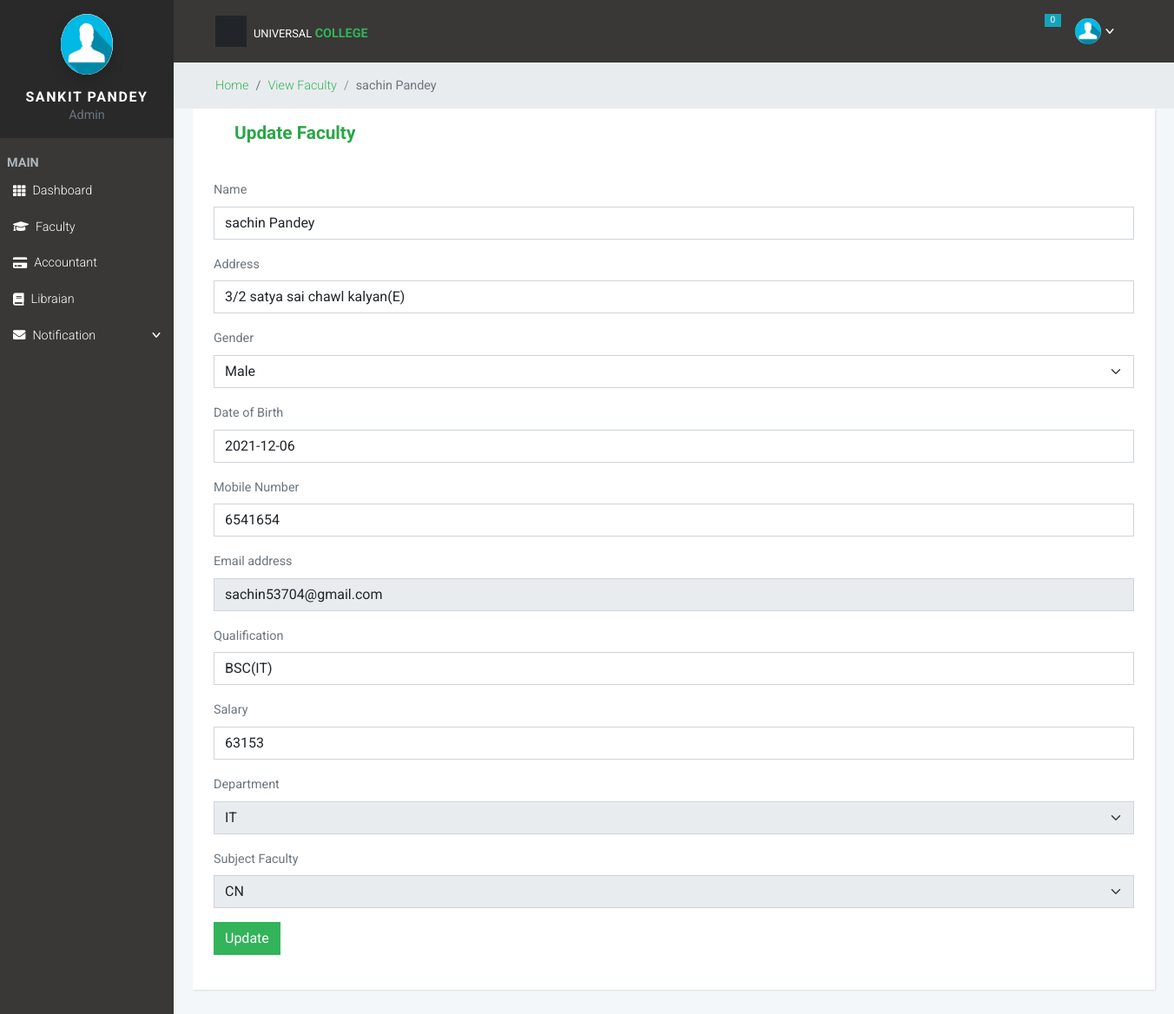
Page /Faculty/16 (signed in) on the committed database.
### college_management/models.py (models this page shows, shortened)
class CustomeUser(AbstractUser):
    username = None
    email = models.EmailField('emial address' , unique=True)
    password = models.CharField(max_length=16666)
    name= models.CharField(max_length=100)
    Gender= models.CharField(max_length=100,choices=Gender)
    Address= models.CharField(max_length=100)
    mobile_no = models.CharField(max_length=12)
    date_of_birth = models.DateField(null=True,)
    profile = models.ImageField(upload_to='Profile', max_length=100)
    is_active = models.BooleanField(default=True)
    is_staff = models.BooleanField(default=False)
    is_superuser = models.BooleanField(default=False)
    is_student = models.BooleanField(default=False)
    is_faculty = models.BooleanField(default=False)
    is_accountant = models.BooleanField(default=False)
    is_library = models.BooleanField(default=False)
    USERNAME_FIELD = 'email'
    REQUIRED_FIELDS = []
    objects = CustomeUserManger()

class Faculty(CustomeUser):
    Qualification = models.CharField(max_length=20)
    Salary = models.CharField(max_length=10)
    department = models.ForeignKey(Department, on_delete=models.CASCADE)
    subject = models.ForeignKey(Subject, on_delete=models.CASCADE)
    created_on = models.DateTimeField(auto_now=True)
    objects = CustomeUserManger()

class Department(models.Model):
    Department_name = models.CharField(max_length=10)
    created_on = models.DateTimeField(auto_now=True)
    def __str__(self):
        return self.Department_name

class Subject(models.Model):
    department = models.ForeignKey(Department, on_delete=models.CASCADE,related_name="depatment")
    year = models.ForeignKey(Year, on_delete=models.CASCADE,related_name="year",null=True)
    subject_name = models.CharField(max_length=10)
    created_on = models.DateTimeField(auto_now=True)
    def __str__(self):
        return self.subject_name

### college_management/views.py (the view, shortened to what this page needs)
# urls.py: path('Faculty/<int:id>',views.faculty,name="Faculty"),
@login_required(login_url='index')
def faculty(request,id):
    if request.user.is_superuser:
        filter = Faculty.objects.filter(id=id)
        return render(request, "Hod/View_faculty_details.html",{"faculty":filter})

### template/Hod/View_faculty_details.html (shortened to what this page needs)
{% extends 'Hod/base.html' %}
{% block body %}
<div class="bg-gray-200 text-sm">
	<div class="container-fluid">
		<nav aria-label="breadcrumb">
			<ol class="breadcrumb mb-0 py-3">
				<li class="breadcrumb-item"><a class="fw-light" href="{% url 'Hod_dashboard' %}">Home</a></li>
				<li class="breadcrumb-item " aria-current="page"><a class="fw-light" href="{% url 'View_faculty' %}">View Faculty</a></li>
				<li class="breadcrumb-item active fw-light" aria-current="page"><b>{% for faculty in faculty %}{{faculty.name}}{% endfor %}</b></li>
			</ol>
		</nav>
	</div>
</div>
<div class="container">
	<div class="card">
		<h2 class="card-title mx-5 mt-3 text-success">Update Faculty</h2>
		<div class="card-body">
			<form action="" method="POST" enctype= multipart/form-data>
                {% for faculty in faculty %}
				<div class="mb-3">
					<label class="form-label" for="Name">Name</label>
					<input class="form-control" value="{{faculty.name}}" placeholder="Enter Full Name" name="Name" id="Name" type="text" aria-describedby="namehelp">
				</div>
				<div class="mb-3">
					<label class="form-label" for="address">Address</label>
					<input class="form-control" value="{{faculty.Address}}" placeholder="Enter Address" name="address" id="address" type="text" aria-describedby="addressHelp">
				</div>
				<div class="mb-3">
					<label class="col-sm-3 form-label" for="gender">Gender</label>
					<select class="form-select mb-3" name="gender" id="gender" name="gender">
						<option>{{faculty.Gender}}</option>
					</select>
				</div>
				<div class="mb-3">
					<label class="form-label" for="bod">Date of Birth</label>
					<input class="form-control datepicker" value="{{faculty.date_of_birth|date:"Y-m-d"}}" placeholder="Enter Birth of Date" autocomplete="off" name="dob" id="dob" type="text" aria-describedby="dobHelp">
				</div>
				<div class="mb-3">
					<label class="form-label" for="mobile">Mobile Number</label>
					<input class="form-control" value="{{faculty.mobile_no}}" maxlength="10" placeholder="Enter Mobile Number" name="mobile" id="mobile" type="number" maxlength=10 aria-describedby="phoneHelp">
				</div>
				<div class="mb-3">
					<label class="form-label" for="email">Email address</label>
					<input class="form-control" readonly value="{{faculty.email}}" placeholder="Enter Email Address" name="email" id="email" type="email" aria-describedby="emailHelp">
				</div>
				<div class="mb-3">
					<label class="form-label" for="qualification">Qualification</label>
					<input class="form-control" value="{{faculty.Qualification}}" placeholder="Enter Qualification" name="qualification" id="qualification" type="text" aria-describedby="qualificationHelp">
				</div>
				<div class="mb-3">
					<label class="form-label" for="exampleInputEmail1">Salary</label>
					<input class="form-control" value="{{faculty.Salary}}" placeholder="Enter Salary" name="salary" id="exampleInputEmail1" type="number" aria-describedby="emailHelp">
				</div>
				<div class="mb-3">
					<label class="form-label" for="department">Department</label>
					<select class="form-select mb-3" disabled="true" name="department" id="department" name="department">
						<option>{{faculty.department}}</option>
					</select>
				</div>
				<div class="mb-3">
					<label class="form-label" for="subject">Subject Faculty</label>
					<select class="form-select mb-3" disabled="true" name="subject" id="subject" >
						<option>{{faculty.subject}}</option>
					</select>
				</div>
				<div class="mb-3">
					<button class="btn btn-primary float-right" type="submit">Update</button>
				</div>
                {% endfor %}
			</form>
		</div>
	</div>
</div>
{% endblock body %}

### template/Hod/base.html (shortened to what this page needs)
<!DOCTYPE html>
{% load static %}
<html>
<head>
  <link rel="stylesheet" href="https://cdnjs.cloudflare.com/ajax/libs/font-awesome/4.7.0/css/font-awesome.min.css">
  <link rel="stylesheet" href="{% static 'vendor/choices.js/public/assets/styles/choices.min.css' %} ">
  <link rel="stylesheet" href="{% static 'vendor/overlayscrollbars/css/OverlayScrollbars.min.css' %}">
  <link rel="stylesheet" href="{% static 'css/style.default.css' %}" id="theme-stylesheet">
  <link rel="stylesheet" href="{% static 'css/custom.css' %}">
  <link rel="stylesheet" href="//code.jquery.com/ui/1.13.0/themes/base/jquery-ui.css">
  <link rel="stylesheet" href="https://cdn.datatables.net/1.11.3/css/dataTables.bootstrap5.min.css">
</head>
<body>
  <nav class="side-navbar">
    <div class="sidebar-header d-flex align-items-center justify-content-center p-3 mb-3">
      <div class="sidenav-header-inner text-center"><img class="img-fluid rounded-circle avatar mb-3"
          src="{% static 'img/user.png' %}">
        <h2 class="h5 text-white text-uppercase mb-0">{{request.user.name}}</h2>
        <p class="text-sm mb-0 text-muted">Admin</p>
      </div>
    </div>
    <span class="text-uppercase text-gray-500 text-sm fw-bold letter-spacing-0 mx-lg-2 heading">Main</span>
    <ul class="list-unstyled">
      <li class="sidebar-item"><a class="sidebar-link" href="{% url 'Hod_dashboard' %}">
          <i class="fa fa-th me-xl-2"></i>Dashboard </a></li>
      <li class="sidebar-item"><a class="sidebar-link" href="{% url 'View_faculty' %}">
          <i class="fa fa-graduation-cap me-xl-2" aria-hidden="true"></i> Faculty </a></li>
      <li class="sidebar-item"><a class="sidebar-link" href="{% url 'View_accountant' %}">
          <i class="fa fa-credit-card me-xl-2"></i>Accountant </a></li>
      <li class="sidebar-item"><a class="sidebar-link" href="{% url 'View_librarian' %}">
          <i class="fa fa-book me-xl-2"></i>Libraian </a></li>
      <li class="sidebar-item"><a class="sidebar-link" href="#Notification" data-bs-toggle="collapse">
          <i class="fa fa-envelope me-xl-2" aria-hidden="true"></i>Notification</a>
      </li>
  </nav>
  <div class="page">
    <header class="header">
      <nav class="navbar">
        <div class="container-fluid">
          <div class="d-flex align-items-center justify-content-between w-100">
            <div class="d-flex align-items-center"><a
                class="menu-btn d-flex align-items-center justify-content-center p-2 bg-gray-900" id="toggle-btn"
                href="#">
                <svg class="svg-icon svg-icon-sm svg-icon-heavy text-white">
                  <use xlink:href="#menu-1"> </use>
                </svg></a><a class="navbar-brand ms-2" href="{% url 'Hod_dashboard' %}">
                <div class="brand-text d-none d-md-inline-block text-uppercase letter-spacing-0"><span
                    class="text-white fw-normal text-xs">Universal </span><strong class="text-primary text-sm">
                    College</strong></div>
              </a></div>
            <ul class="nav-menu mb-0 list-unstyled d-flex flex-md-row align-items-md-center">
              <li class="nav-item dropdown"> <a class="nav-link text-white position-relative" id="messages"
                  rel="nofollow" data-bs-target="#" href="#" data-bs-toggle="dropdown" aria-haspopup="true"
                  aria-expanded="false">
                  <svg class="svg-icon svg-icon-xs svg-icon-heavy">
                    <use xlink:href="#envelope-1"> </use>
                  </svg><span class="badge bg-info">0</span></a>
              </li>
              <li class="nav-item dropdown"><a class="nav-link dropdown-toggle text-white text-sm" id="languages"
                  rel="nofollow" data-bs-target="#" href="#" data-bs-toggle="dropdown" aria-haspopup="true"
                  aria-expanded="false"><img src="{% static 'img/user.png' %}" height="30px" class="rounded-circle"></a>
              </li>
            </ul>
          </div>
        </div>
      </nav>
    </header>
    {% block body %}{% endblock body %}
  </div>
  <link rel="stylesheet" href="https://use.fontawesome.com/releases/v5.7.1/css/all.css"
>
</body>
</html>

### static/css/custom.css (style rules this page uses)
input[type=number] { -moz-appearance: textfield; }

### rows in the picture
CustomeUser: user.name "SANKIT PANDEY"
Faculty: name "sachin Pandey", Name "sachin Pandey", address "3/2 satya sai chawl kalyan(E)", gender "Male", dob "2021-12-06", mobile "6541654", email "sachin53704@gmail.com", qualification "BSC(IT)", salary "63153", department "IT", subject "CN"
